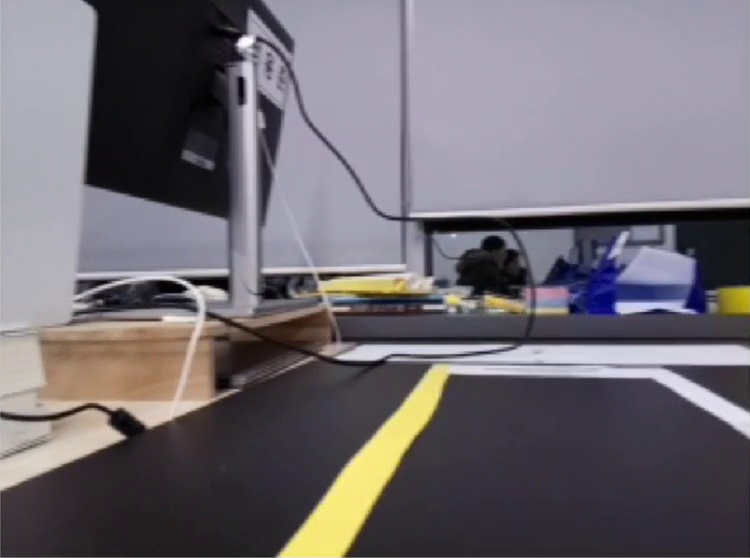
#> input picture frame 47 of LaneDetection/test_videos/bot1.mp4, 750 x 558 px
$ python Lane.py
#> lines starting #> are read from the running program, lines starting #| are printed output that depends on the picture; after the words box and inside, x2 and y2 are one past the last pixel; in counts of white or black regions, pixels touching at a corner belong together
import numpy as np
import os
import io
import cv2
import math
import pickle
import time

from moviepy.editor import VideoFileClip
from skimage.transform import resize


red = (0, 0, 255)
green = (0, 255, 0)
blue = (255, 0, 0)
white = (255, 255, 255)
yellow = (0, 255, 255)
deepgray = (43, 43, 43)

cyan = (255, 255, 0)
magenta = (255, 0, 255)
lime = (0, 255, 128)
font = cv2.FONT_HERSHEY_SIMPLEX

# Global 함수 초기화
l_center, r_center, lane_center = ((0,0)), ((0,0)), ((0,0))
pts = np.array([[0, 0], [0, 0], [0, 0], [0, 0]], np.int32)
pts = pts.reshape((-1, 1, 2))

first_frame = 1

def grayscale(img):
    img = img.astype(np.uint8)
    return cv2.cvtColor(img, cv2.COLOR_BGR2GRAY)

def canny(img, low_threshold, high_threshold):
    return cv2.Canny(img, low_threshold, high_threshold)

def gaussian_blur(img, kernel_size):
    return cv2.GaussianBlur(img, (kernel_size, kernel_size), 0)

def region_of_interest(img, vertices):
        mask = np.zeros_like(img)

        if len(img.shape) > 2:
            channel_count = img.shape[2]
            ignore_mask_color = (255, ) * channel_count
        else:
            ignore_mask_color = 255

        cv2.fillPoly(mask, vertices, ignore_mask_color)
        # vertiecs로 만든 polygon으로 이미지의 ROI를 정하고 ROI 이외의 영역은 모두 검정색으로 정한다.

        masked_image = cv2.bitwise_and(img, mask)
        return masked_image

def get_slope(x1,y1,x2,y2):
    return (y2-y1)/(x2-x1)

def draw_lines(img, lines):
    global cache
    global first_frame

    y_global_min = img.shape[0] # min은 y값 중 가장 큰값을 의미할 것이다. 또는 차로부터 멀어져 길을 따라 내려가는 지점 (?)
    y_max = img.shape[0]

    l_slope, r_slope = [], []
    l_lane, r_lane = [], []

    det_slope = 0.5
    margin = 10
    α = 0.2

    if lines is not None:
        for line in lines:
            for x1,y1,x2,y2 in line:
                slope = get_slope(x1,y1,x2,y2)
                if slope > det_slope:
                    r_slope.append(slope)
                    r_lane.append(line)
                elif slope < -det_slope:
                    l_slope.append(slope)
                    l_lane.append(line)

        y_global_min = min(y1, y2, y_global_min)

    if (len(l_lane) == 0 or len(r_lane) == 0): # 오류 방지
        return 1

    l_slope_mean = np.mean(l_slope, axis =0)
    r_slope_mean = np.mean(r_slope, axis =0)
    l_mean = np.mean(np.array(l_lane), axis=0)
    r_mean = np.mean(np.array(r_lane), axis=0)

    if ((r_slope_mean == 0) or (l_slope_mean == 0 )):
        print('dividing by zero')
        return 1

    # y=mx+b -> b = y -mx
    l_b = l_mean[0][1] - (l_slope_mean * l_mean[0][0])
    r_b = r_mean[0][1] - (r_slope_mean * r_mean[0][0])

    if np.isnan((y_global_min - l_b)/l_slope_mean) or \
    np.isnan((y_max - l_b)/l_slope_mean) or \
    np.isnan((y_global_min - r_b)/r_slope_mean) or \
    np.isnan((y_max - r_b)/r_slope_mean):
        return 1

    l_x1 = int((y_global_min - l_b)/l_slope_mean)
    l_x2 = int((y_max - l_b)/l_slope_mean)
    r_x1 = int((y_global_min - r_b)/r_slope_mean)
    r_x2 = int((y_max - r_b)/r_slope_mean)

    if l_x1 > r_x1: # Left line이 Right Line보다 오른쪽에 있는 경우 (Error)
        l_x1 = ((l_x1 + r_x1)/2)
        r_x1 = l_x1

        l_y1 = ((l_slope_mean * l_x1 ) + l_b)
        r_y1 = ((r_slope_mean * r_x1 ) + r_b)
        l_y2 = ((l_slope_mean * l_x2 ) + l_b)
        r_y2 = ((r_slope_mean * r_x2 ) + r_b)

    else: # l_x1 < r_x1 (Normal)
        l_y1 = y_global_min
        l_y2 = y_max
        r_y1 = y_global_min
        r_y2 = y_max

    current_frame = np.array([l_x1, l_y1, l_x2, l_y2, r_x1, r_y1, r_x2, r_y2], dtype ="float32")

    if first_frame == 1:
        next_frame = current_frame
        first_frame = 0
    else:
        prev_frame = cache
        next_frame = (1-α)*prev_frame+α*current_frame

    global pts
    pts = np.array([[next_frame[0], next_frame[1]], [next_frame[2], next_frame[3]], [next_frame[6], next_frame[7]], [next_frame[4], next_frame[5]]], np.int32)
    pts = pts.reshape((-1, 1, 2))

    global l_center
    global r_center
    global lane_center

    div = 2
    l_center = (int((next_frame[0] + next_frame[2]) / div), int((next_frame[1] + next_frame[3]) / div))
    r_center = (int((next_frame[4] + next_frame[6]) / div), int((next_frame[5] + next_frame[7]) / div))
    lane_center = (int((l_center[0] + r_center[0]) / div), int((l_center[1] + r_center[1]) / div))
    global uxhalf, uyhalf, dxhalf, dyhalf
    uxhalf = int((next_frame[2] + next_frame[6]) / 2)
    uyhalf = int((next_frame[3] + next_frame[7]) / 2)
    dxhalf = int((next_frame[0] + next_frame[4]) / 2)
    dyhalf = int((next_frame[1] + next_frame[5]) / 2)

    cv2.line(img, (int(next_frame[0]), int(next_frame[1])), (int(next_frame[2]), int(next_frame[3])), red, 10)
    cv2.line(img, (int(next_frame[4]), int(next_frame[5])), (int(next_frame[6]), int(next_frame[7])), red, 10)

    cache = next_frame

def hough_lines(img, rho, theta, threshold, min_line_len, max_line_gap):
    lines = cv2.HoughLinesP(img, rho, theta, threshold, np.array([]), minLineLength=min_line_len, maxLineGap=max_line_gap)
    line_img = np.zeros((img.shape[0], img.shape[1], 3), dtype=np.uint8)
    draw_lines(line_img, lines)
    return line_img

def weighted_img(img, initial_img, α=0.8, β=1., λ=0.):
    return cv2.addWeighted(initial_img, α, img, β, λ)

def process_image(image):
    global first_frame

    if image is None or len(image) == 0:
        # 이미지가 비어 있거나 유효하지 않은 경우에 대한 예외 처리
        print("Error: Empty or invalid image.")
        return
    image = cv2.resize(image, (1280, 720))
    image = image.astype(np.uint8)  # 8비트 부호 없는 정수로 변환
    img_hsv = cv2.cvtColor(image, cv2.COLOR_RGB2HSV)
    height, width = image.shape[:2]

    kernel_size = 5

    # Canny Edge Detection Threshold
    low_thresh = 100
    high_thresh = 150

    rho = 2
    theta = np.pi/180
    thresh = 100
    min_line_len = 50
    max_line_gap = 150

    gray_image = grayscale(image)
    img_hsv = cv2.cvtColor(image, cv2.COLOR_RGB2HSV) # 더 넓은 폭의 노란색 범위를 얻기위해 HSV를 이용한다.

    lower_yellow = np.array([20, 100, 100], dtype = "uint8")
    upper_yellow = np.array([30, 255, 255], dtype = "uint8")

    mask_yellow = cv2.inRange(img_hsv, lower_yellow, upper_yellow)
    mask_white = cv2.inRange(gray_image, 100, 255)

    mask_yw = cv2.bitwise_or(mask_white, mask_yellow) # 흰색과 노란색의 영역을 합친다.
    mask_yw_image = cv2.bitwise_and(gray_image, mask_yw) # Grayscale로 변환한 원본 이미지에서 흰색과 노란색만 추출

    gauss_gray = gaussian_blur(mask_yw_image, kernel_size)

    canny_edges = canny(gauss_gray, low_thresh, high_thresh)

    vertices = [get_pts(image)]
    roi_image = region_of_interest(canny_edges, vertices)

    line_image = hough_lines(roi_image, rho, theta, thresh, min_line_len, max_line_gap)
    result = weighted_img(line_image, image, α=0.8, β=1., λ=0.)
    mask = cv2.polylines(result, vertices, True, (0, 255, 255)) # ROI mask

    return roi_image

def get_pts(image):
    height, width = image.shape[:2]

    vertices = np.array([
        [100, 650],
        [350, 300],
        [950, 300],
        [1250, 650]
                ])
    return vertices

# [4 lines left out: function get_roi, not called in this run]


hei = 30
font_size = 1
def inf_box(image, flag = 0): # Information Box
    cv2.rectangle(image, (0,0), (400, 250), deepgray, -1)
    if flag == 0:
        cv2.putText(image, 'WARNING : ', (10, hei*2), font, 1, white, font_size)
        cv2.putText(image, 'None', (190, hei*2), font, 1, white, font_size)
    elif flag == 1:
        cv2.putText(image, 'WARNING : ', (10, hei*2), font, 1, red, font_size)
        cv2.putText(image, 'Turn Right', (190, hei*2), font, 1, red, font_size)
    elif flag == 2:
        cv2.putText(image, 'WARNING : ', (10, hei*2), font, 1, red, font_size)
        cv2.putText(image, 'Turn Left', (190, hei*2), font, 1, red, font_size)

def show_fps(image, frames, start, color = white):
    now_fps = round(frames / (time.time() - start), 2)
    cv2.putText(image, "FPS : %.2f"%now_fps, (10, hei), font, 1, color, font_size)
    # print("Now FPS is {0}".format(now_fps))

def std_line(image, height, whalf, color = yellow):
    cv2.line(image, (whalf, lane_center[1]), (whalf, int(height)), color, 2)
    cv2.line(image, (whalf, lane_center[1]), (lane_center[0], lane_center[1]), color, 2)

def warning_line(image, whalf, gap=20, length=10, color =white):
    cv2.line(image, (whalf-gap, lane_center[1]-length), (whalf-gap, lane_center[1]+length), color, 1)
    cv2.line(image, (whalf+gap, lane_center[1]-length), (whalf+gap, lane_center[1]+length), color, 1)

# [4 lines left out: function lane_position, not called in this run]

def visualize(image):
    if image is None or image.size == 0:
        print("Error: Empty or invalid image in visualize.")
        return

    height, width = image.shape[:2]
    zeros = np.zeros_like(image)
    whalf = int(width/2)
    hhalf = int(height/2)
    mask = cv2.fillPoly(zeros, [pts], lime)
    result = cv2.addWeighted(image, 1, mask, 0.3, 0)
    inf_box(zeros, flag = 0)
    if not lane_center[1] < hhalf:
        gap = 20
        max = 200
        if r_center[0]-l_center[0] > max:
            cv2.fillPoly(zeros, [pts], lime)
            std_line(zeros, height = height, whalf = whalf)# Standard Line
            warning_line(zeros, gap = gap, whalf = whalf) # Warning Boundary
            lane_position(zeros) # Lane Position

            if lane_center[0] < whalf-gap:
                inf_box(zeros, flag = 1)
            elif lane_center[0] > whalf+gap:
                inf_box(zeros, flag = 2)
            else :
                pass
    return result


"""--------------------------Video test--------------------------------------"""

first_frame = 1
start = time.time()
image_name =  "test_videos/bot1.mp4"
cap = cv2.VideoCapture(image_name)


frames = 0
while (cap.isOpened()):
    _, frame = cap.read()
#> frame is the input picture: shape (558, 750, 3); mean B, G, R 113.8, 107, 112.1
    prc_img = process_image(frame)
#> in process_image, `mask_white = cv2.inRange(gray_image, 100, 255)`:
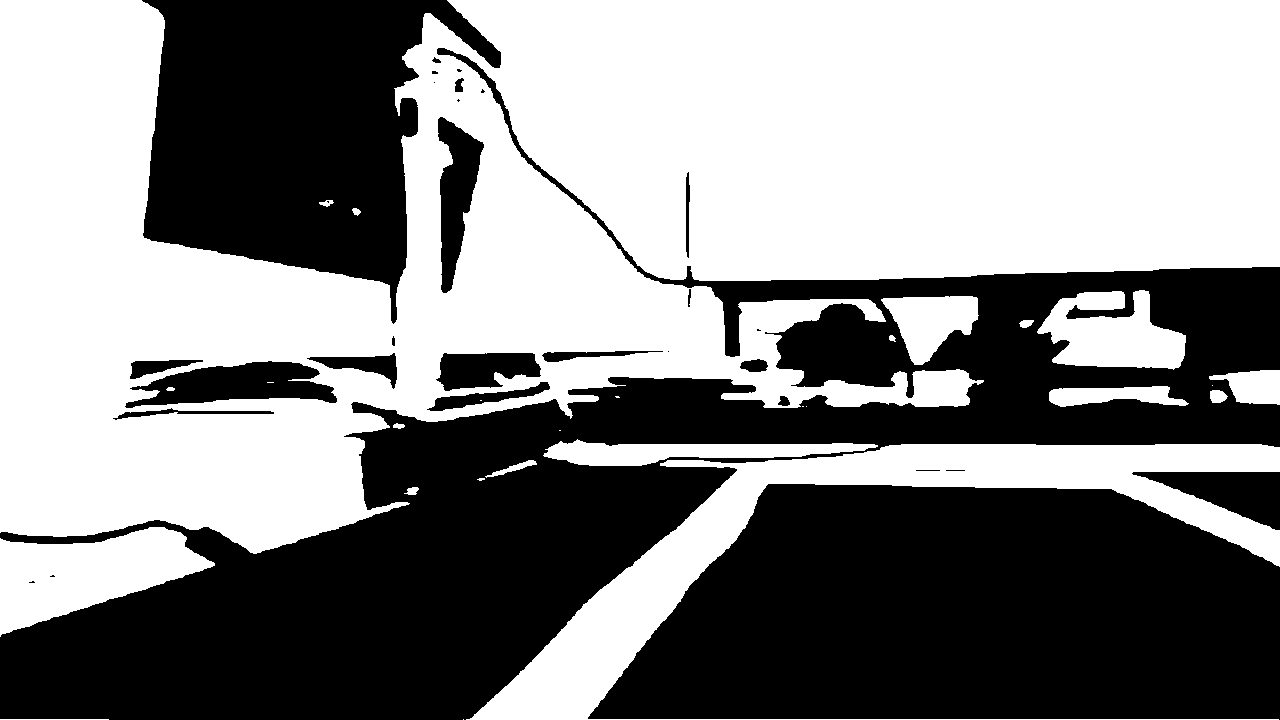
#> mask_white: shape (720, 1280); 53.4% white; 31 black regions (11 under 20 px), largest, box (x1, y1, x2, y2) and area: (0, 48, 1280, 720) 205328, (588, 484, 1280, 720) 132746, (142, 0, 501, 324) 69102
#> in process_image, `mask_yw_image = cv2.bitwise_and(gray_image, mask_yw)`:
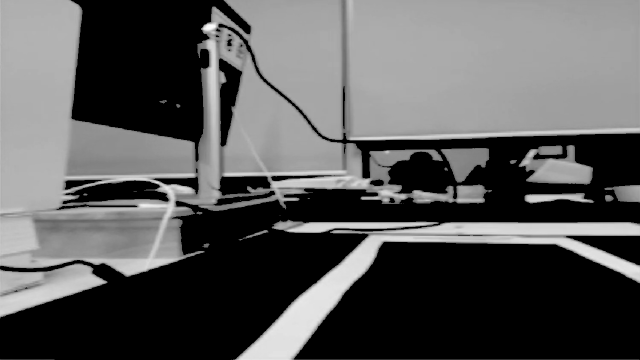
#> mask_yw_image: shape (720, 1280) (shown at 1/2 size); min 0, max 255, mean 88.3
#> in process_image, `vertices = [get_pts(image)]`: vertices = [[[100, 650], [350, 300], [950, 300], [1250, 650]]]
#> in region_of_interest, `masked_image = cv2.bitwise_and(img, mask)`:
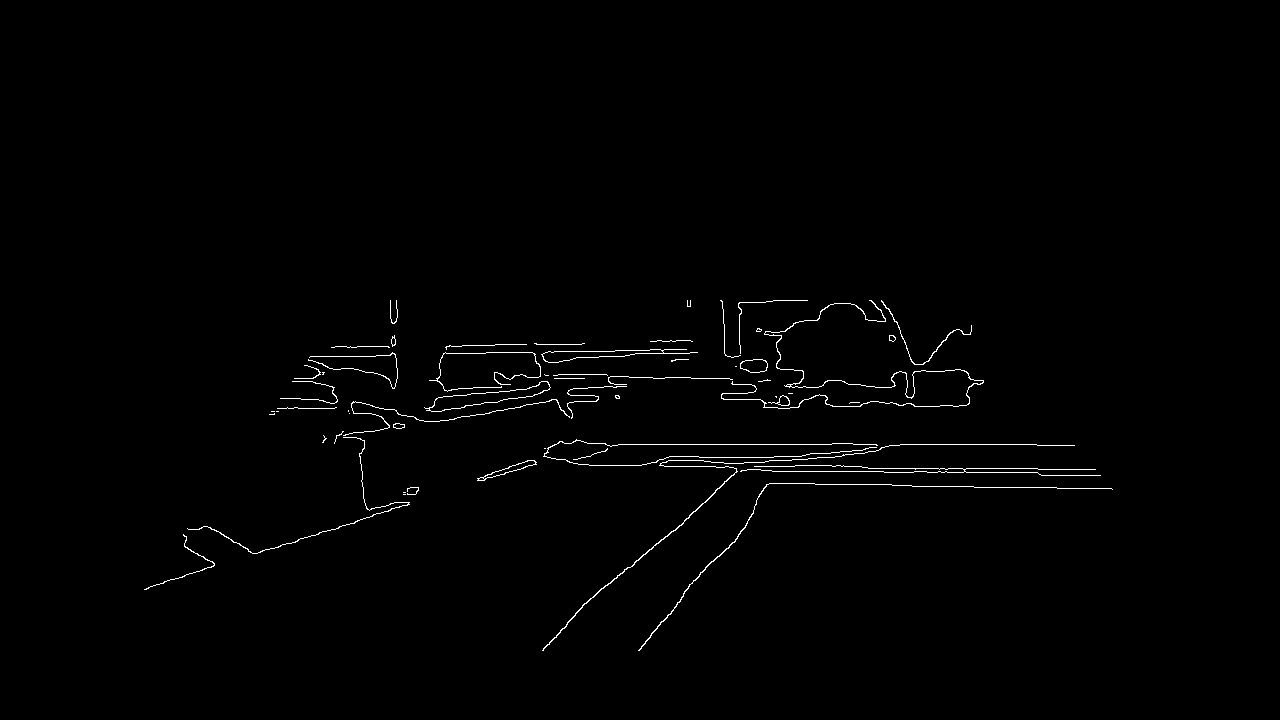
#> masked_image: shape (720, 1280); 0.85% white in thin lines or dots, all inside (x1, y1, x2, y2) = (144, 300, 1113, 651)
#> in hough_lines, `lines = cv2.HoughLinesP(img, rho, theta, threshold, np.array([]), minL..`: lines = 37 rows, first 6: [554, 444, 1036, 444], [736, 471, 965, 471], [544, 455, 1037, 472], [724, 482, 1112, 489], [391, 353, 933, 353], [274, 548, 543, 456]
#> the loop in draw_lines, `for line in lines:` made 37 passes
#> after the loop in draw_lines, `for line in lines:`: l_lane = [[[582, 605, 902, 337]], [[553, 638, 898, 327]], [[641, 646, 905, 342]]]; l_slope = [-0.838, -0.901, -1.15]; r_lane = []
#> in weighted_img, `return cv2.addWeighted(initial_img, α, img, β, λ)`:
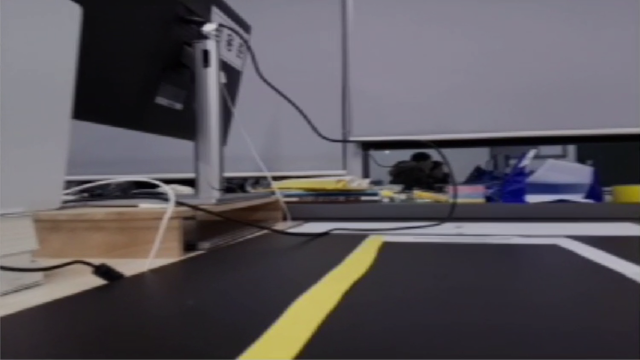
#> returned value: shape (720, 1280, 3) (shown at 1/2 size); mean of channels 0, 1, 2 91, 85.6, 89.6; drawn as B, G, R
    #asdf = np.pi/180
    result = visualize(prc_img)
#> in inf_box, `cv2.putText(image, 'WARNING : ', (10, hei*2), font, 1, white, font_size)`:
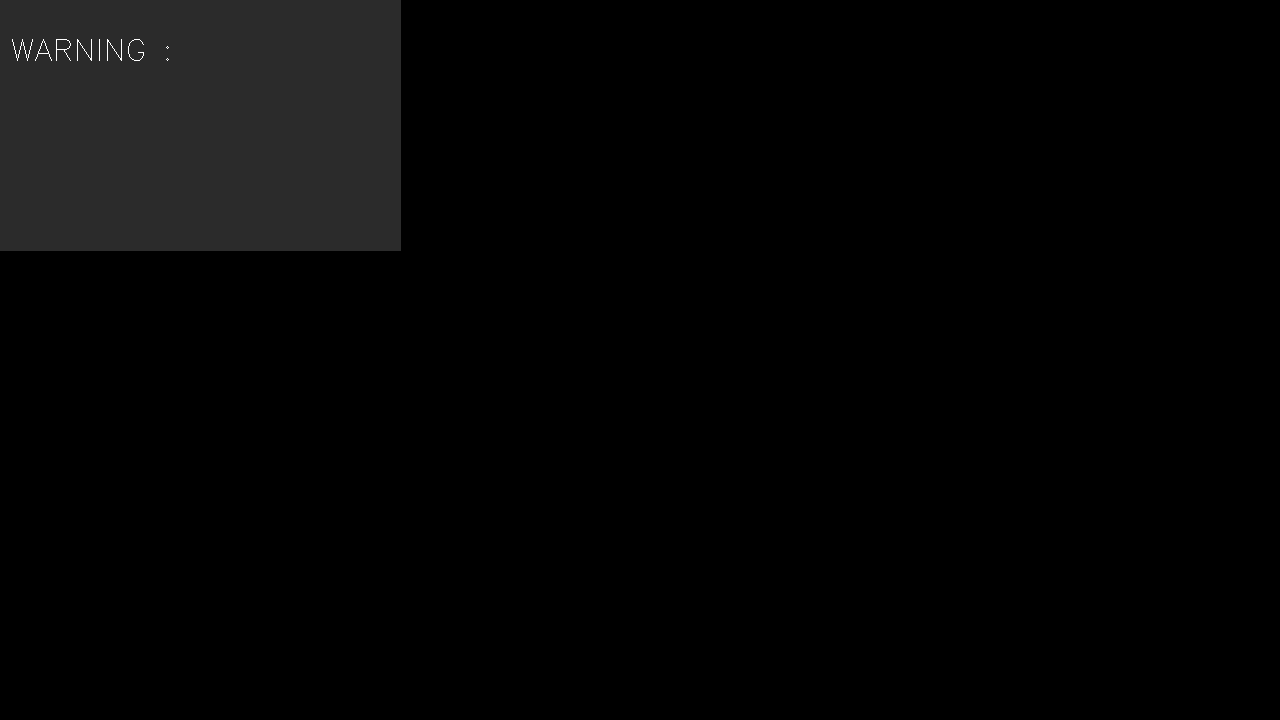
#> image: shape (720, 1280); min 0, max 255, mean 4.8


    cv2.imshow("result", prc_img)
    # clip1.write(result)
    frames += 1
    if cv2.waitKey(1) & 0xFF == ord('q'):
#> (key q is pressed here)
        break

cap.release()
cv2.destroyAllWindows()

# --------------------------------------------------------------------------"""
